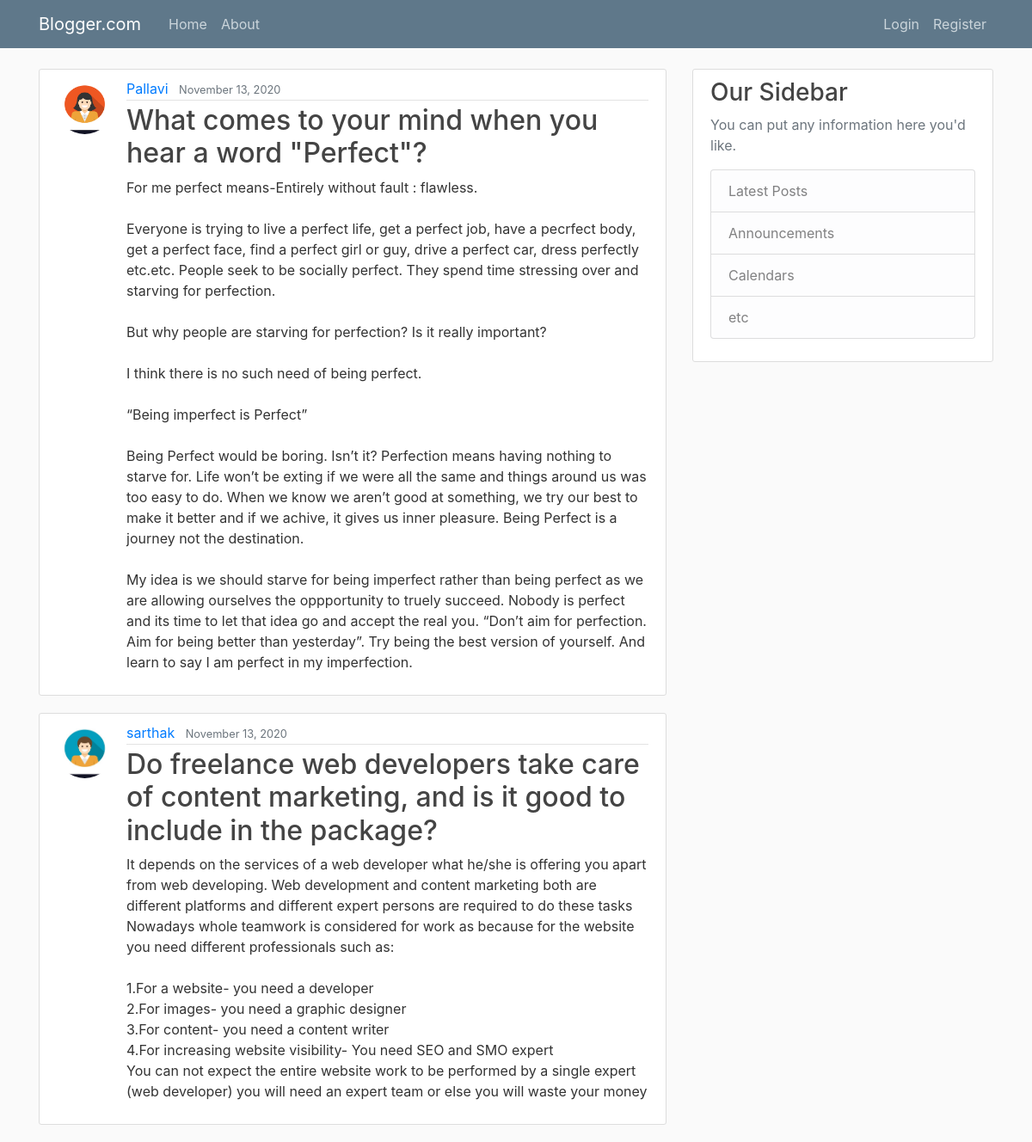
The page / on the database its author committed.
### blog/models.py (models this page shows, shortened)
class Post(models.Model):
    title = models.CharField(max_length=500)
    content = models.TextField()
    date_posted = models.DateTimeField(default=timezone.now)
    author = models.ForeignKey(User, on_delete=models.CASCADE)

### users/models.py (models this page shows, shortened)
class Profile(models.Model):
    user = models.OneToOneField(User, on_delete=models.CASCADE)
    image = models.ImageField(default='default.jpg', upload_to='profile_pics')

### blog/views.py (the view)
# urls.py: path('', PostListView.as_view(), name='blog-home'),
class PostListView(ListView):
    model = Post
    template_name = 'blog/home.html'  # <app>/<model>_<viewtype>.html
    context_object_name = 'posts'
    ordering = ['-date_posted']

### blog/templates/blog/home.html
{% extends "blog/base.html" %}
{% block content %}
    {% for post in posts %}
        <article class="media content-section">
          <img class="rounded-circle article-img" src="{{ post.author.profile.image.url }}">
          <div class="media-body">
            <div class="article-metadata">
              <a class="mr-2" href="#">{{ post.author }}</a>
              <small class="text-muted">{{ post.date_posted|date:"F d, Y" }}</small>
            </div>
            <h2><a class="article-title" href="{% url 'post-detail' post.id %}">{{ post.title }}</a></h2>
            <p class="article-content">{{ post.content }}</p>
          </div>
        </article>
    {% endfor %}
{% endblock content %}

### blog/templates/blog/base.html (shortened to what this page needs)
{% load static %}
<!DOCTYPE html>
<html>
<head>
    <link rel="stylesheet" href="https://maxcdn.bootstrapcdn.com/bootstrap/4.0.0/css/bootstrap.min.css">
    <link rel="stylesheet" type="text/css" href="{% static 'blog/main.css' %}">
</head>
<body>
    <header class="site-header">
      <nav class="navbar navbar-expand-md navbar-dark bg-steel fixed-top">
        <div class="container">
          <a class="navbar-brand mr-4" href="{% url 'blog-home' %}">Blogger.com</a>
          <div class="collapse navbar-collapse" id="navbarToggle">
            <div class="navbar-nav mr-auto">
              <a class="nav-item nav-link" href="{% url 'blog-home' %}">Home</a>
              <a class="nav-item nav-link" href="{% url 'blog-about' %}">About</a>
            </div>
            <div class="navbar-nav">
              {% if user.is_authenticated %}
                <a class="nav-item nav-link" href="{% url 'post-create' %}">New Post</a>
                <a class="nav-item nav-link" href="{% url 'profile' %}">Profile</a>
                <a class="nav-item nav-link" href="{% url 'logout' %}">Logout</a>
              {% else %}
                <a class="nav-item nav-link" href="{% url 'login' %}">Login</a>
                <a class="nav-item nav-link" href="{% url 'register' %}">Register</a>
              {% endif %}
            </div>
          </div>
        </div>
      </nav>
    </header>
    <main role="main" class="container">
      <div class="row">
        <div class="col-md-8">
          {% block content %}{% endblock %}
        </div>
        <div class="col-md-4">
          <div class="content-section">
            <h3>Our Sidebar</h3>
            <p class='text-muted'>You can put any information here you'd like.
              <ul class="list-group">
                <li class="list-group-item list-group-item-light">Latest Posts</li>
                <li class="list-group-item list-group-item-light">Announcements</li>
                <li class="list-group-item list-group-item-light">Calendars</li>
                <li class="list-group-item list-group-item-light">etc</li>
              </ul>
            </p>
          </div>
        </div>
      </div>
    </main>
</body>
</html>

### blog/static/blog/main.css (style rules this page uses)
body { background: #fafafa; color: #333333; margin-top: 5rem; }
h1, h2, h3, h4, h5, h6 { color: #444444; }
ul { margin: 0; }
.bg-steel { background-color: #5f788a; }
.site-header .navbar-nav .nav-link { color: #cbd5db; }
.content-section { background: #ffffff; padding: 10px 20px; border: 1px solid #dddddd; border-radius: 3px; margin-bottom: 20px; }
.article-title { color: #444444; }
.article-content { white-space: pre-line; }
.article-img { height: 65px; width: 65px; margin-right: 16px; }
.article-metadata { padding-bottom: 1px; margin-bottom: 4px; border-bottom: 1px solid #e3e3e3 }

### rows shown on the page
Post: author.profile.image (picture), author "Pallavi", date_posted "November 13, 2020", title "What comes to your mind when you hear a word \"Perfect\"?", content "For me perfect means-Entirely without fault : flawless. Everyone is trying to live a perfect life, get a perfect job, have a pecrfect body, get a perfect face, find a perfect girl or guy, drive a perfect car, dress perfectly etc.etc. People seek to be socially perfect. They spend time stressing over and starving for perfection. But why people are starving for perfection? Is it really important? I think there is no such need of being perfect. “Being imperfect is Perfect” Being Perfect would be boring. Isn’t it? Perfection means having nothing to starve for. Life won’t be exting if we were all the same and things around us was too easy to do. When we know we aren’t good at something, we try…"
Post: author.profile.image (picture), author "sarthak", date_posted "November 13, 2020", title "Do freelance web developers take care of content marketing, and is it good to include in the package?", content "It depends on the services of a web developer what he/she is offering you apart from web developing. Web development and content marketing both are different platforms and different expert persons are required to do these tasks Nowadays whole teamwork is considered for work as because for the website you need different professionals such as: 1.For a website- you need a developer 2.For images- you need a graphic designer 3.For content- you need a content writer 4.For increasing website visibility- You need SEO and SMO expert You can not expect the entire website work to be performed by a single expert (web developer) you will need an expert team or else you will waste your money"
